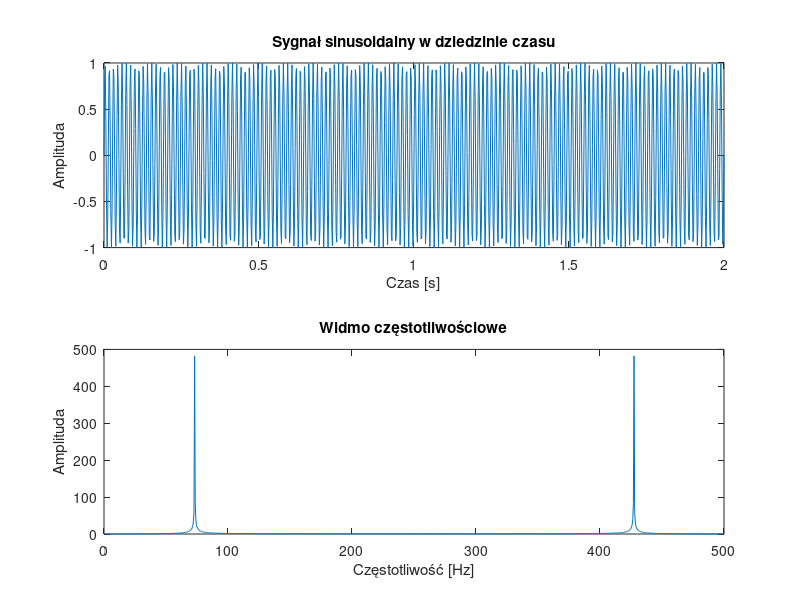

Source code (MATLAB):
% Parametry sygnału
amplituda = 1;
czestotliwosc = 73; % Hz
czas_trwania = 2; % sekundy
czestotliwosc_probkowania = 500; % Hz

% Czas sygnału
t = linspace(0, czas_trwania, czas_trwania * czestotliwosc_probkowania);

% Generowanie sygnału sinusoidalnego
sygnal = amplituda * sin(2 * pi * czestotliwosc * t);

% Transformaty Fouriera
widmo = abs(fft(sygnal));
f = linspace(0, czestotliwosc_probkowania, length(widmo));

% Wykresy
subplot(2, 1, 1);
plot(t, sygnal);
title('Sygnał sinusoidalny w dziedzinie czasu');
xlabel('Czas [s]');
ylabel('Amplituda');

subplot(2, 1, 2);
plot(f, widmo);
title('Widmo częstotliwościowe');
xlabel('Częstotliwość [Hz]');
ylabel('Amplituda');
pause
